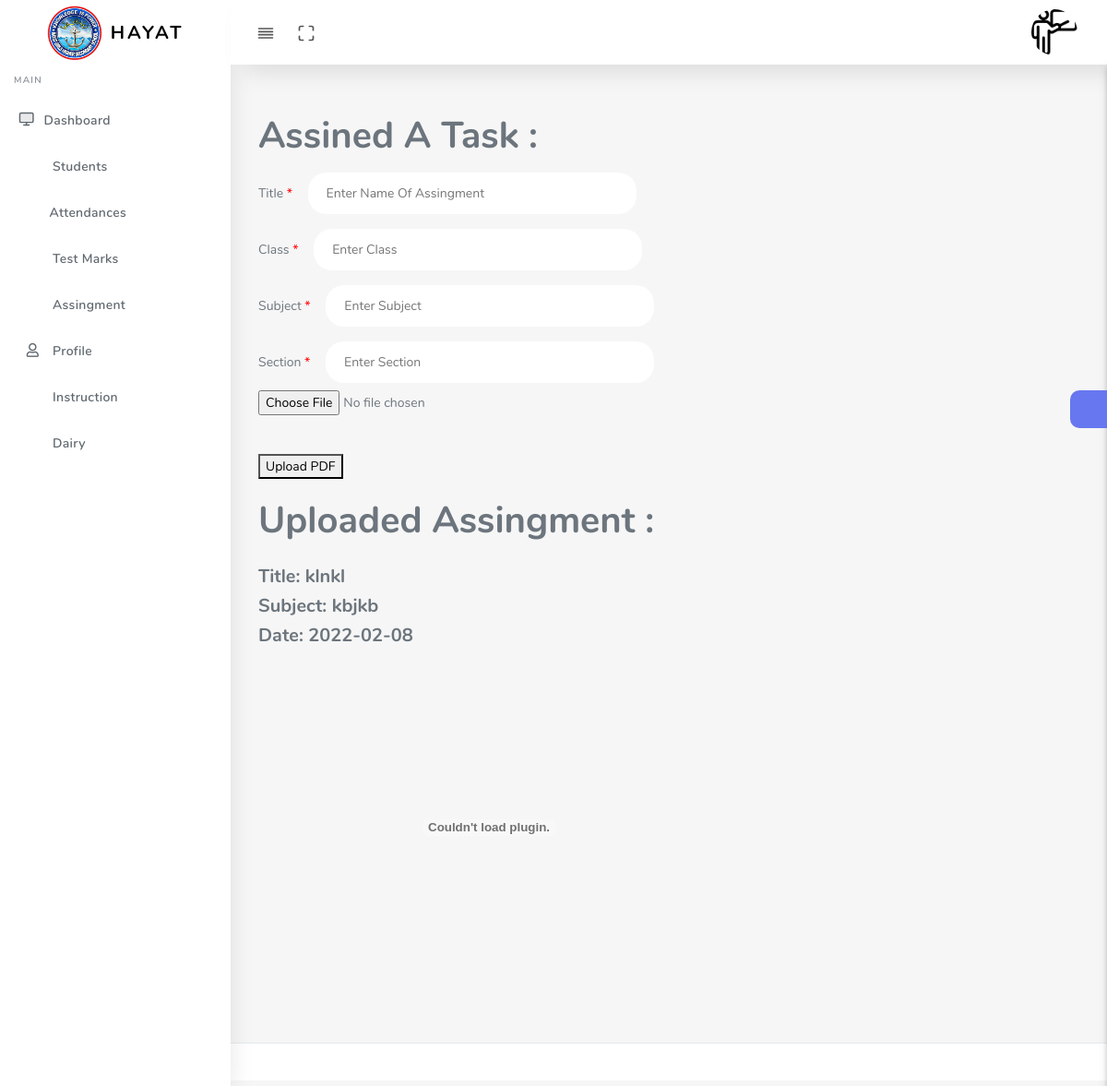
Screenshot of /teacher/assingment.php (signed in) with the database file from the repository.
### tables this page shows
CREATE TABLE `assingments` (
  `ass_id` int(255) NOT NULL,
  `title` text NOT NULL,
  `file` text NOT NULL COMMENT 'file location',
  `class` varchar(20) NOT NULL,
  `subject` varchar(20) NOT NULL,
  `section` varchar(10) NOT NULL,
  `date` date NOT NULL,
  `time` timestamp(6) NOT NULL DEFAULT CURRENT_TIMESTAMP(6),
  `t_name` varchar(100) NOT NULL
);

### teacher/assingment.php (the view, shortened to what this page needs)
<?php
include '../connection/config.php';
if(!isset($_SESSION["in"]) || $_SESSION["in"] !== true && $_SESSION["t"] = true){
  header("Location:/h_st/index.php");
  exit;
}else{
  $name = $_SESSION["name"];
  $tid = $_SESSION["t_id"];
}
$sql_t = "SELECT * FROM `teachers` where t_id = '$tid'";
$result_t = mysqli_query($conn,$sql_t);
      while($row = mysqli_fetch_assoc($result_t)){
        $name = $row['name'];
        $class = $row['class'];
        $sec = $row['section'];
      }
$sql_img = "select user_image from `teachers` where t_id ='$tid' and user_image = '0'";
$conn_img = mysqli_query($conn,$sql_img);
$p_img= mysqli_num_rows($conn_img);
?>
<!DOCTYPE html>
<html lang="en">
<head>
  <link rel="stylesheet" href="assets/css/app.min.css">
  <link rel="stylesheet" href="assets/css/style.css">
  <link rel="stylesheet" href="assets/css/components.css">
  <link rel="stylesheet" href="assets/css/custom.css">
</head>
<body>
  <div id="app">
    <div class="main-wrapper main-wrapper-1">
      <div class="navbar-bg"></div>
      <nav class="navbar navbar-expand-lg main-navbar sticky">
        <div class="form-inline mr-auto">
          <ul class="navbar-nav mr-3">
            <li><a href="#" data-toggle="sidebar" class="nav-link nav-link-lg
									collapse-btn"> <i data-feather="align-justify"></i></a></li>
            <li><a href="#" class="nav-link nav-link-lg fullscreen-btn">
                <i data-feather="maximize"></i>
              </a></li>
          </ul>
        </div>
        <ul class="navbar-nav navbar-right">
          <li class="dropdown"><a href="#" data-toggle="dropdown"
              class="nav-link dropdown-toggle nav-link-lg nav-link-user">
    <?php
    if($p_img == 1){
      echo  "<img id='profileImage' src='assets/img/teacher.png' class='mobile_profile_image' alt='Please Uploaded Photo'>";
}else{
   echo  "<img id='profileImage' src='$uimg' class='mobile_profile_image' alt='Uploaded Photo'>";
}
      ?>
      <span class="d-sm-none d-lg-inline-block"></span></a>
          </li>
        </ul>
      </nav>
      <div class="main-sidebar sidebar-style-2">
        <aside id="sidebar-wrapper">
          <div class="sidebar-brand">
            <a href="index.html"> <img alt="image" src="../assets/images/logo.jpg" id="logo_header" class="header-logo" /> <span
                class="logo-name">HAYAT</span>
            </a>
          </div>
          <ul class="sidebar-menu">
            <li class="menu-header">Main</li>
            <li class="dropdown">
              <a href="dashboard.php" class="nav-link"><i data-feather="monitor"></i><span>Dashboard</span></a>
            </li>
            <li class="dropdown">
              <a href="select_s.php" class="nav-link"><i class="fas fa-user-graduate"></i><span>Students</span></a>
            </li>
            <li class="dropdown">
              <a href="pre_att.php" class="nav-link"><i class="fa fa-tasks" aria-hidden="true"></i><span>Attendances</span></a>
            </li>
            <li class="dropdown">
              <a href="marks.php" class="nav-link"><i class="fas fa-book-open"></i><span>Test Marks</span></a>
            </li>
            <li class="dropdown">
              <a href="assingment.php" class="nav-link"><i class="fas fa-shapes"></i><span>Assingment</span></a>
            </li>
            <li class="dropdown">
              <a href="profile.php" class="nav-link"><i class="far fa-user"></i><span>Profile</span></a>
            </li>
            <li class="dropdown">
              <a href="instruction.php" class="nav-link"><i class="fas fa-book-open"></i><span>Instruction</span></a>
            </li>
            <li class="dropdown">
              <a href="dairy.php" class="nav-link"><i class="fas fa-book-open"></i><span>Dairy</span></a>
            </li>
          </ul>
        </aside>
      </div>
      <div class="main-content">
        <section class="section">
          <div class="section-body">
<h1>Assined A Task :</h1>
<form action='../assingments/assingmentUpload.php?id=<?php echo $name;?>' method='POST' enctype='multipart/form-data'>
    <label>
    Title
    <span id="req">*</span>
    </label>
    <input class="data_st" type="text" name="title" placeholder="Enter Name Of Assingment"> <br>
    <label>
    Class
    <span id="req">*</span>
    </label>
    <input class="data_st" type="text" name="class" placeholder="Enter Class"> <br>
    <label>
    Subject
    <span id="req">*</span>
    </label>
    <input class="data_st" type="text" name="sub" placeholder="Enter Subject"> <br>
    <label>
    Section
    <span id="req">*</span>
    </label>
    <input class="data_st" type="text" name="sec" placeholder="Enter Section"> <br>
      <input type='file' name='pdf' value='Upload Assingment' class='fileToUpload-btn'><br><br><br>
      <button class='fileToUpload' name='teacher'>Upload PDF</button><br><br>
</form>
<h1>Uploaded Assingment :</h1>
<?php
$sql_sub = "SELECT * FROM `assingments` WHERE class = '$class' and section = '$sec' and t_name = '$name'";
$result_sub = mysqli_query($conn,$sql_sub);
while($row = mysqli_fetch_assoc($result_sub)){
  $file = $row['file'];
  $title = $row['title'];
  $sub = $row['subject'];
  $date = $row['date'];
        echo" <div class ='pdf'>
        <h5>Title: $title</h5>
            <h5>Subject: $sub</h5>
            <h5>Date: $date</h5>
            <embed src='$file' width='500' height='375' type='application/pdf'>";
    }
    ?>
          </div>
        </section>
        <div class="settingSidebar">
          <a href="javascript:void(0)" class="settingPanelToggle"> <i class="fa fa-spin fa-cog"></i>
          </a>
        </div>
      </div>
      <footer class="main-footer">
      </footer>
    </div>
  </div>
</body>
</html>

### teacher/assingment.php (style rules this page uses)
#logo_header { width: 60px; height: 60px; }
#profileImage { width: 50px; height: 50px; border-radius: 30px; }
#req { color: red; }
.data_st { width: 40%; padding: 12px 20px; margin: 8px 0; margin-left: 13px; border-width:0px; border:none; outline-style: 1px solid #eee; border-radius: 20px; }
.pdf { margin-top: 25px; }

### rows the page displays
assingments: title "klnkl", subject "kbjkb", date "2022-02-08"
